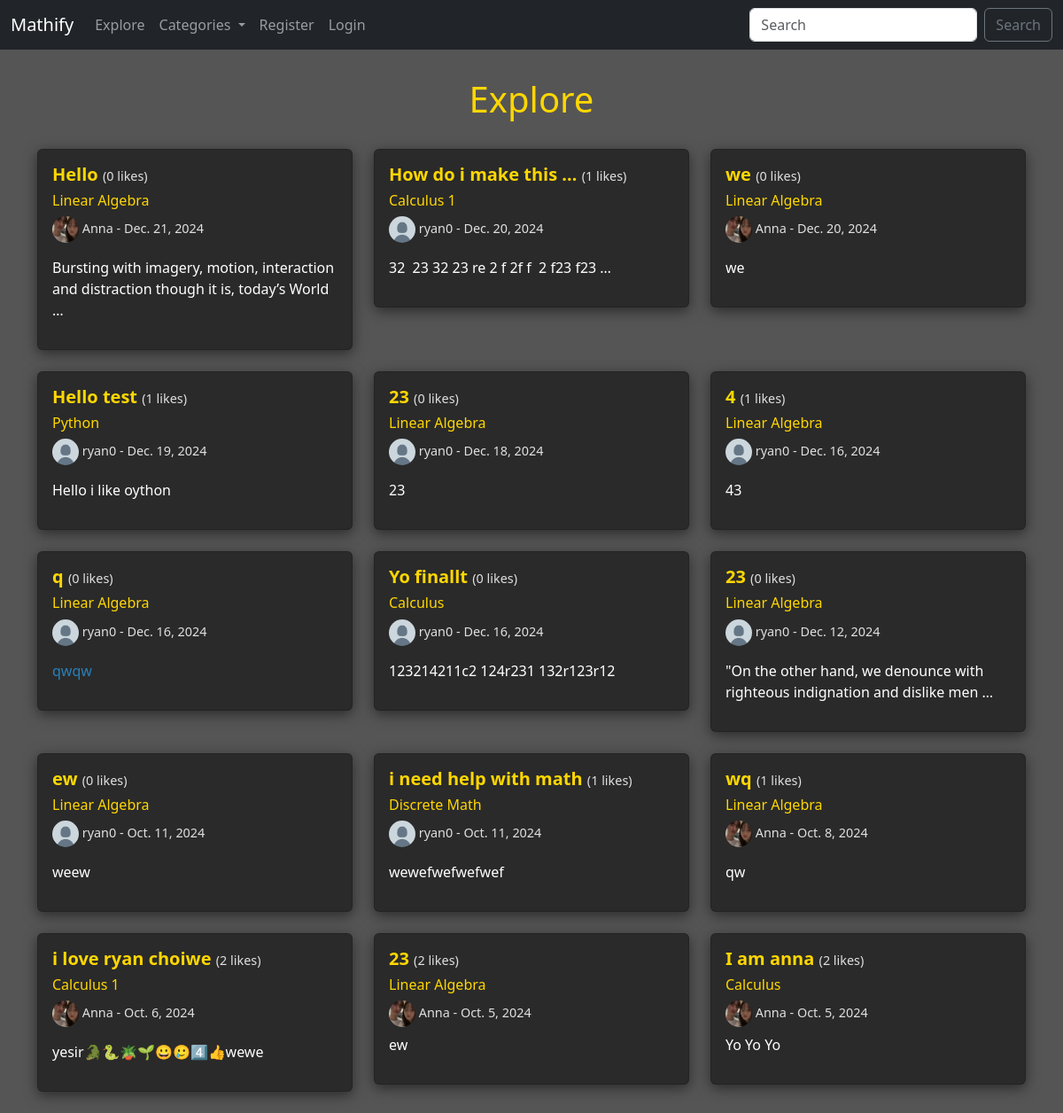
The app's page /explore/, older data.
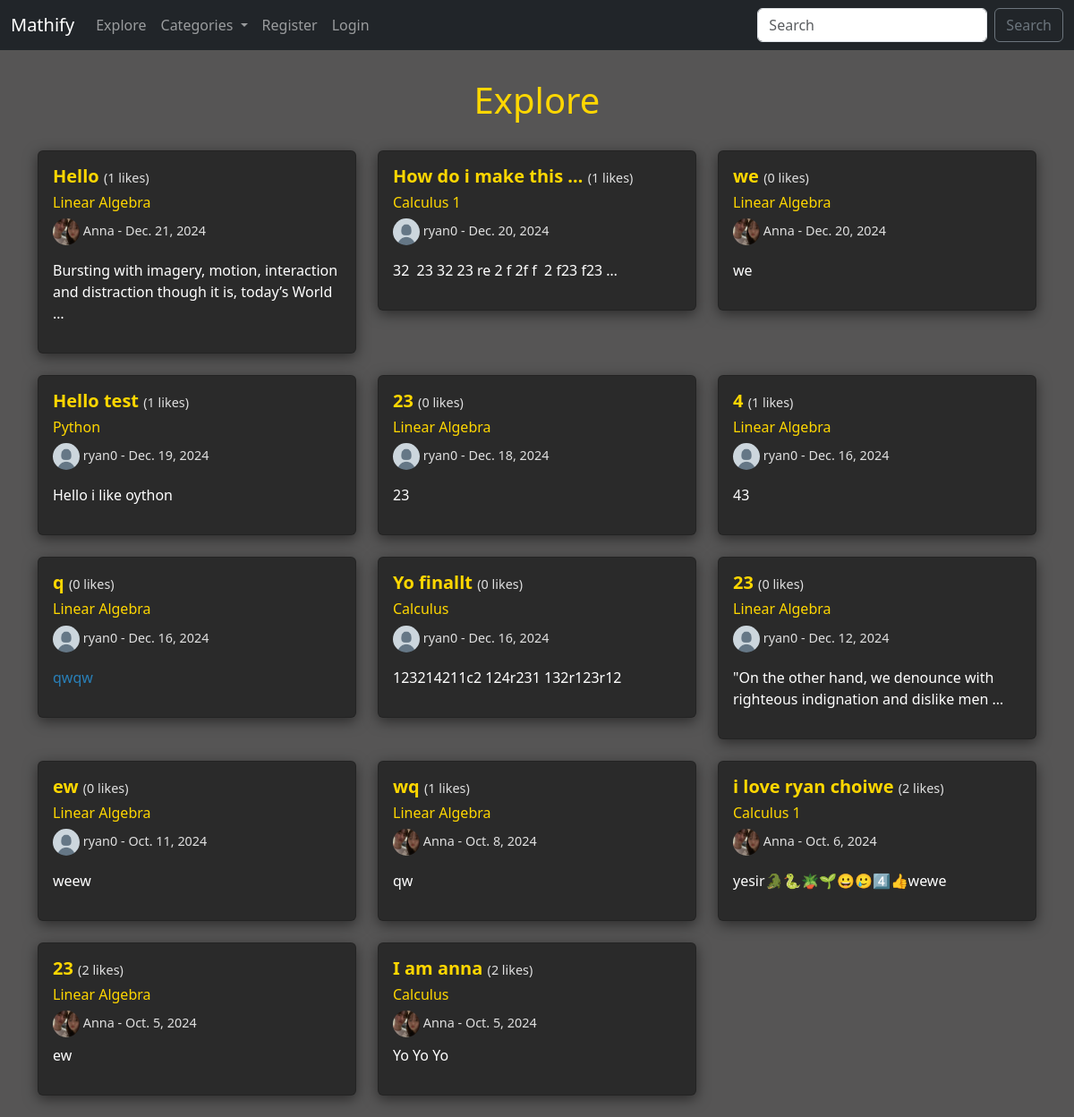
The same page, newer data.
### myApp/models.py (models this page shows, shortened)
class Post(models.Model):
    title = models.CharField(max_length=255)
    header_image = models.ImageField(null=True, blank=True, upload_to="images/")
    author = models.ForeignKey(User, on_delete=models.CASCADE)
    body = RichTextField(blank=True, null=True)
    post_date = models.DateField(auto_now_add=True)
    category = models.CharField(max_length=255, default='uncategorized')
    likes = models.ManyToManyField(User, related_name='blog_post')
    def total_likes(self):
        return self.likes.count()

class Profile(models.Model):
    user = models.OneToOneField(User, null=True, on_delete=models.CASCADE)
    bio = models.TextField()
    profile_pic = models.ImageField(null=True, blank=True, upload_to="images/profile/")

### myApp/views.py (the view)
# urls.py: path('explore/', BlogView.as_view(), name="blog_view"),
class BlogView(ListView):
    model = Post
    template_name = 'myApp/blog.html'
    ordering = ['-post_date']
    def get_context_data(self, *args, **kwargs):
        cat_menu = Category.objects.all()
        context = super(BlogView, self).get_context_data(*args, **kwargs)
        context["cat_menu"] = cat_menu
        return context

### myApp/models.py (called while the page is built)
    def __str__(self):
        return self.name

### myApp/templates/myApp/blog.html (shortened to what this page needs)
{% extends 'myApp/base.html' %}
{% load static %}
{% block content %}
<link rel="stylesheet" href="{% static 'myApp/css/blog.css' %}">
<h1>Explore</h1>
<div class="row">
    {% for post in object_list %}
    <div class="col-md-4 mb-4">
        <div class="card">
            <div class="card-body">
                <h5 class="card-title">
                    <a href="{% url 'article_details' pk=post.pk %}">{{ post.title|safe|truncatewords:5 }}</a>
                    <span class="card-color"> ({{ post.total_likes }} likes)</span>
                </h5>
                {% if post.category != 'uncategorized' %}
                <h6>
                    <a href="{% url 'category' post.category|slugify %}">{{ post.category }}</a>
                </h6>
                {% endif %}
                <h6 class="card-color">
                    {% if post.author.profile.profile_pic %}
                        <img src="{{ post.author.profile.profile_pic.url }}" width=30 height=30 class="rounded-circle">
                    {% else %}
                         <img src="{% static 'myApp/images/defaultpfp.png' %}" width=30 height=30 class="rounded-circle">
                    {% endif %}
                    {{ post.author.username }} - {{ post.post_date }}
                </h6>
                <div class="body-text">
                    <p>{{ post.body|safe|truncatewords:12 }}</p>
                </div>
            </div>
        </div>
    </div>
    {% endfor %}
</div>
{% endblock %}

Row changes from the older to the newer data that the page shows:
removed Post: title "i need help with math", total_likes "1", category "Discrete Math", author.username "ryan0", post_date "Oct. 11, 2024", body "wewefwefwefwef"
computed for Post "Hello": total_likes "0" → "1"
